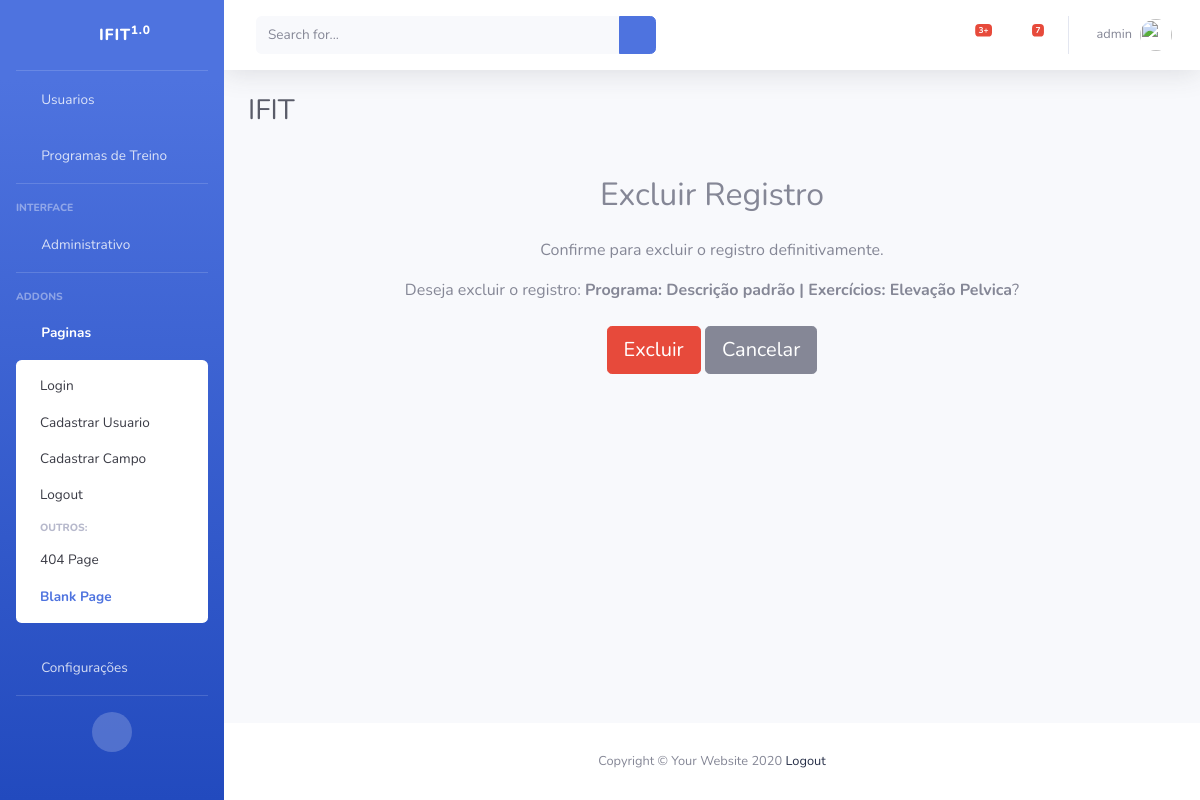
The page /excluir/training-exercicio/11/ (signed in) on the database as committed earlier.
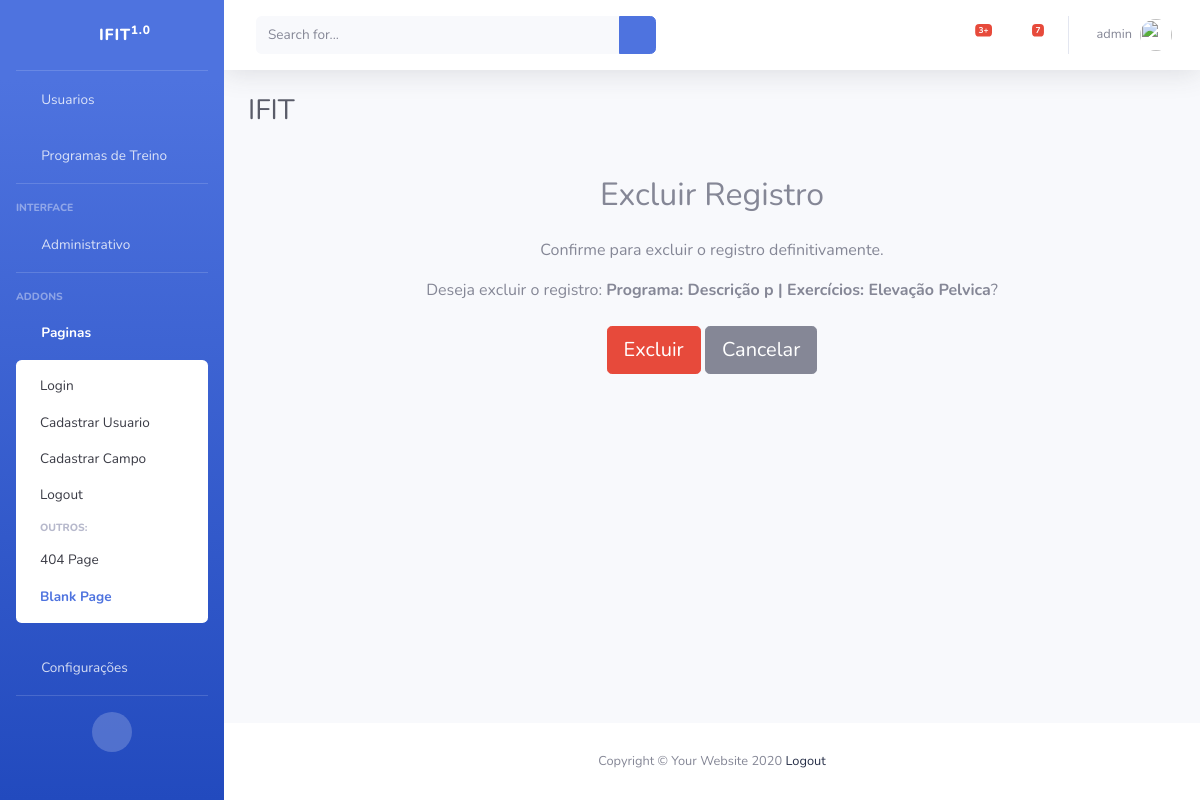
The same page on the database as committed later.
### cadastros/models.py (models this page shows, shortened)
class TrainingExercicio(models.Model):
    exercises = models.ManyToManyField(Exercicio)
    series = models.IntegerField()
    repeticoes = models.IntegerField()
    carga = models.CharField(max_length=50, blank=True, null=True)
    descanso = models.IntegerField()  # em segundos
    descricao = models.CharField(max_length=100, default='Descrição padrão')
    usuario = models.ForeignKey(User, on_delete=models.CASCADE)
    def __str__(self):
        exercicios = ', '.join([exercise.exercicio for exercise in self.exercises.all()])
        return f"Programa: {self.descricao} | Exercícios: {exercicios}"

class Exercicio(models.Model):
    exercicio = models.CharField(max_length=50)
    tipo = models.CharField(max_length=10)
    grupo = models.CharField(max_length=20)
    descricao = models.CharField(max_length=100)

### cadastros/views.py (the view)
# urls.py: path('excluir/training-exercicio/<int:pk>/', TrainingExercicioDelete.as_view(), name='excluir-training-exercicio'),
class TrainingExercicioDelete(GroupRequiredMixin, LoginRequiredMixin, DeleteView):
    login_url = reverse_lazy('login')
    group_required = u"Administrador"
    model = TrainingExercicio
    template_name = 'cadastros/form-excluir.html'
    success_url = reverse_lazy('listar-training-exercicios')
    def dispatch(self, request, *args, **kwargs):
        if not request.user.is_staff:
            return redirect('listar-training-exercicios')
        return super().dispatch(request, *args, **kwargs)
    def get_object(self, queryset=None):
        self.object = get_object_or_404(TrainingExercicio, pk=self.kwargs['pk'])
        return self.object

### cadastros/templates/cadastros/form-excluir.html (shortened to what this page needs)
{% extends 'paginas/index.html' %}
{% load static %}
{% block conteudo %}
<div class="container mt-5">
    <h2 class="text-center mb-4">Excluir Registro</h2>
    <p class="text-center">
        Confirme para excluir o registro definitivamente.
    </p>
    <form method="post" novalidate>
        <p class="text-center">
            Deseja excluir o registro: <b>{{ object }}</b>?
        </p>
        <div class="text-center mt-4">
            <button type="submit" class="btn btn-danger btn-lg">Excluir</button>
            <a href="{% url 'listar-training-exercicios' %}" class="btn btn-secondary btn-lg">Cancelar</a>
        </div>
    </form>
</div>
{% endblock %}

Rows that differ between the two databases and show on the page:
changed TrainingExercicio: id+descricao "Programa: Descrição padrão | Exercícios: Elevação Pelvica" → "Programa: Descrição p | Exercícios: Elevação Pelvica"
